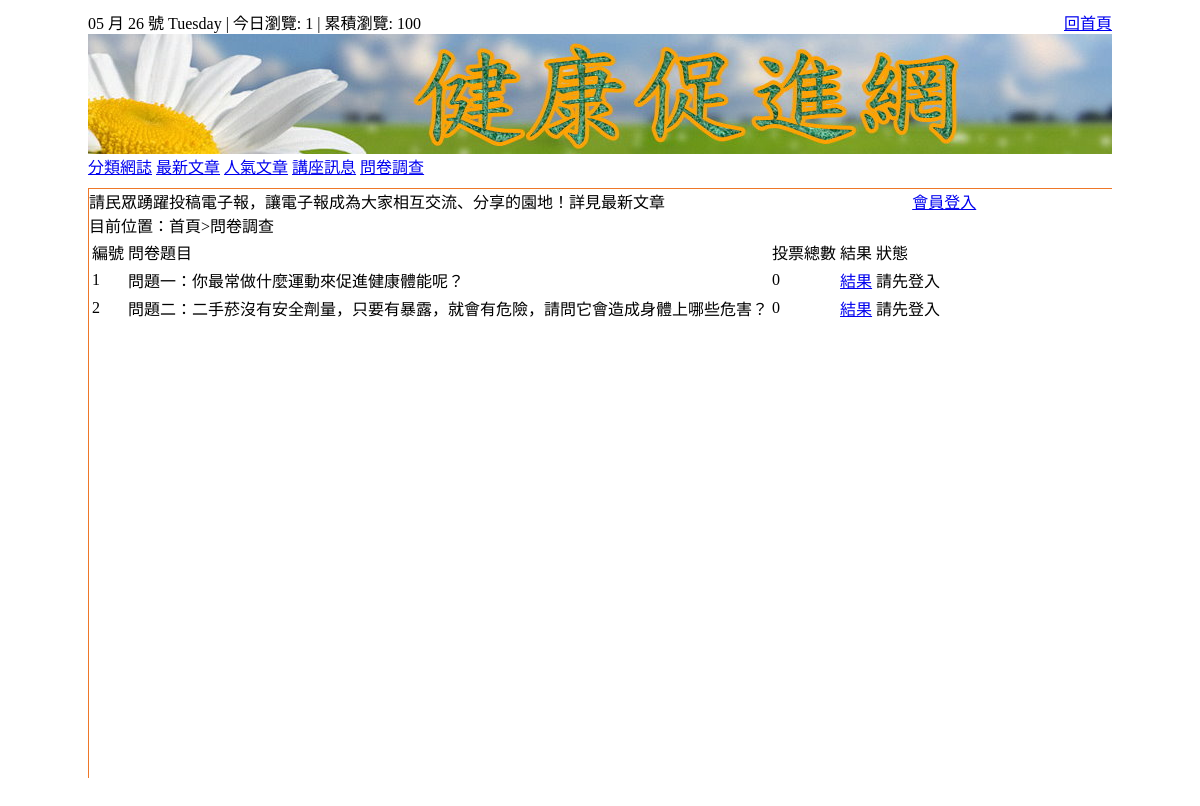
The app's page /web02/index.php?do=que with its own data.
### tables this page shows
CREATE TABLE `q2t13_vote` (
  `id` int(10) UNSIGNED NOT NULL,
  `text` text NOT NULL,
  `parent` int(11) NOT NULL,
  `num` int(11) NOT NULL
);

### web02/que.php (the view, shortened to what this page needs)
目前位置：首頁>問卷調查
<?php
$sw = 0;
switch ($sw) {
?>
  <?php
  default:
  ?>
    <table>
      <tr>
        <td valign=top>編號</td>
        <td valign=top>問卷題目</td>
        <td>投票總數</td>
        <td>結果</td>
        <td>狀態</td>
      </tr>
      <?php
      $re = select("q2t13_vote", "parent=0");
      foreach ($re as $ro) {
        $total = 0;
        $vv = select("q2t13_vote", "parent=" . $ro['id']);
        foreach ($vv as $son) $total += $son['num'];
      ?>
        <tr>
          <td><?= $ro['id'] ?></td>
          <td><?= $ro['text'] ?></td>
          <td><?= $total ?></td>
          <td><a href="?do=que&show=<?= $ro['id'] ?>&title=<?= $ro['text'] ?>&total=<?= $total ?>">結果</a></td>
          <td><?= (empty($_SESSION['user'])) ? '請先登入' : '<a href="?do=que&vote=' . $ro['id'] . '&title=' . $ro['text'] . '">參與投票</a>' ?></td>
        </tr>
      <?php
      }
      ?>
    </table>
<?php
    break;
}
?>

### web01/home_files/css.css (style rules this page uses)
body { padding:0px; margin:0px; }

### records on screen
q2t13_vote: id "1", text "問題一：你最常做什麼運動來促進健康體能呢？", total "0"
q2t13_vote: id "2", text "問題二：二手菸沒有安全劑量，只要有暴露，就會有危險，請問它會造成身體上哪些危害？", total "0"

### other values on screen
$t3_visit "1"
$t3_total "100"
